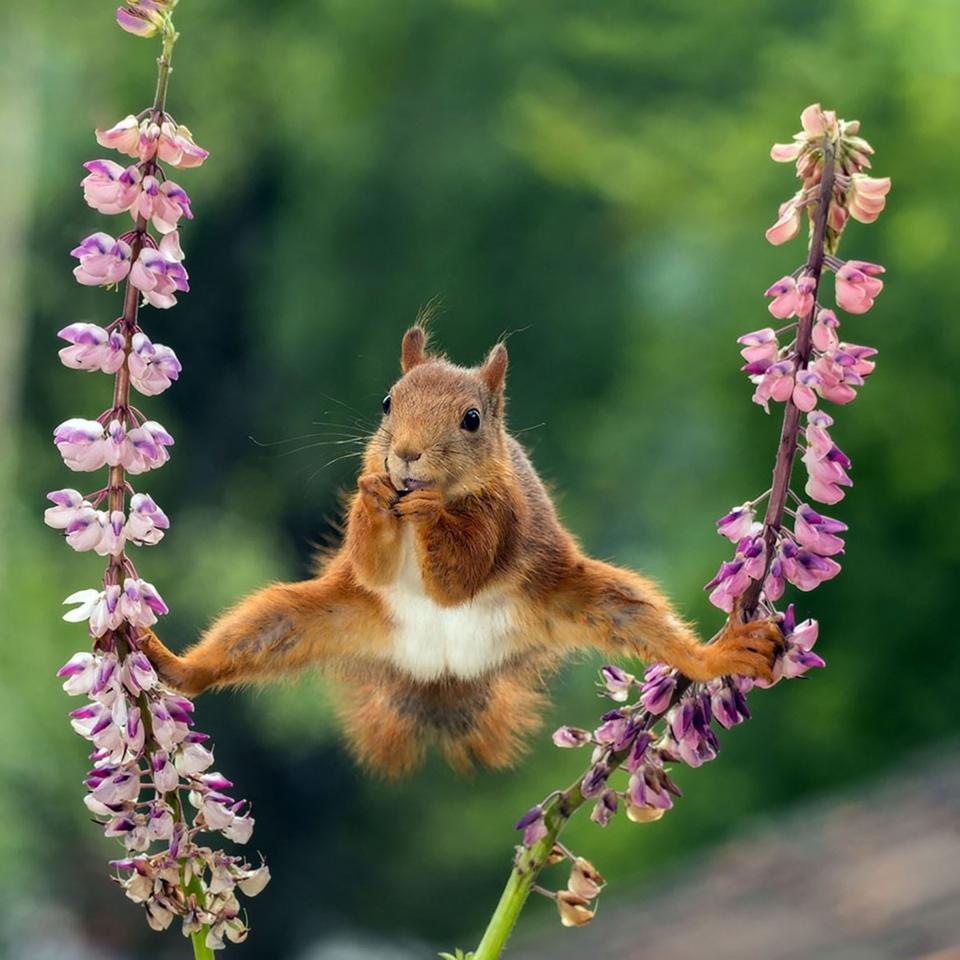
%> input picture motion_blur_smoohting/squirrel.jpg, 960 x 960 px
$ octave run_all.m   (GNU Octave 9; MATLAB toolbox functions it lacks are replaced by stand-ins)
%> lines starting %> are read from the running program, lines starting %| are printed output that depends on the picture; in (x1, y1, x2, y2) boxes, pixels count from 0 and x2, y2 are one past the last pixel; in counts of white or black regions, pixels touching at a corner belong together; the program's own positions count from 1
### motion_blur_smoohting/motion_blur.m
% Simulate motion blur in the frequency domain
%
% Inputs: img - image to blur
%         a   - horizontal motion
%         b   - vertical motion
%
% Outputs: blur_img - resulting blurred image
%          F        - original image in frequency domain
%          G        - blurred image in frequency domain

function [blur_img, F, G] = motion_blur(img, a, b)
    % Transform image to frequency domain
    N = size(img, 1); M = size(img, 2);
    F = fftshift(fft2(img));

    % Generate motion blur
    [u, v] = meshgrid((-M/2):(M/2)-1, (-N/2):(N/2)-1);
    D = pi * (u*a + v*b);
    idx = (D~=0);
    H = ones(N, M);
    H(idx) = (sin(D(idx))./D(idx)).*exp(-1i*D(idx));

    % Calculate blurred image
    G = F.*H;
    blur_img = real(ifft2(ifftshift(G)));
end

### motion_blur_smoohting/laplacian_filter.m
% Function to restore image with motion blur
%
% Inputs: blur_img - original blurred image
%         size     - size of filter to use: 1 or 2
%         a        - horizontal element of motion blur
%         b        - vertical element of motion blur
%         gamma    - Lagrange multiplier
%
% Outputs: restored_img - image restored from blurring
%
function [restored_img, F] = laplacian_filter(blur_img, filt_size, a, b, gamma)
    if filt_size == 1
        p = [0, -1, 0; ...
            -1, 4, -1; ...
             0, -1, 0];
    elseif filt_size == 2
        p = [-1, -1, -1; ...
             -1,  8, -1; ...
             -1, -1, -1];
    else
        error("No size :(")
    end

    N = size(blur_img, 1); M = size(blur_img, 2);
    G = fftshift(fft2(blur_img));
    P = fft2(ifftshift(p), N, M);
    P = fftshift(P);

    [u, v] = meshgrid((-M/2):(M/2)-1, (-N/2):(N/2)-1);
    D = pi * (u*a + v*b);
    idx = (D~=0);
    H = ones(N, M);
    H(idx) = (sin(D(idx))./D(idx)).*exp(-1i*D(idx));

    L = conj(H) ./ (abs(H).^2 + gamma*(abs(P).^2));

    F = L.*G;

    restored_img = real(ifft2(ifftshift(F)));
end

### motion_blur_smoohting/run_all.m
% Get original and blurred images
img = double(rgb2gray(imread("squirrel.jpg")));
%> img: size 960x960 double; min 0, max 255, mean 96.2

% Lateral Velocities
vertical_motions = {[0, .01], [0, .1], [0, .3]};
for i = 1:numel(vertical_motions)
    motion = vertical_motions{i};
    [g_vert{i}, F{i}, G_vert{i}] = motion_blur(img, motion(1), motion(2));
end
%> after the loop, F = 3 items; G_vert = 3 items; g_vert = 3 items

% Horizontal Velocities
horizontal_motions = {[.01, 0], [.1, 0], [.3, 0]};
for i = 1:numel(horizontal_motions)
    motion = horizontal_motions{i};
    [g_horiz{i}, F{i}, G_horiz{i}] = motion_blur(img, motion(1), motion(2));
end
%> after the loop, G_horiz = 3 items; g_horiz = 3 items

% Combination of Horizontal and Lateral Velocities
combo_motions = {[.01, .01], [.1, .1], [.3, .3]};
for i = 1:numel(combo_motions)
    motion = combo_motions{i};
    [g_combo{i}, F{i}, G_combo{i}] = motion_blur(img, motion(1), motion(2));
end
%> after the loop, G_combo = 3 items; g_combo = 3 items

close all;
% Display original image and blurred image
figure; subplot(1, 2, 1)
imshow(img, []); title("Original Image");
amp_orig = abs(F{1});
subplot(1, 2, 2)
imshow(log(1 + amp_orig), [])
title("Original Image Amplitude Spectrum")

figure;
for i = 1:3
%> this loop made 3 passes; what is shown inside it comes from the first
    subplot(3, 3, i)
    imshow(g_horiz{i}, []);
    title(sprintf("[a,b] = [%.2f, %.2f]", horizontal_motions{i}))

    subplot(3, 3, i+3)
    imshow(g_vert{i}, [])
    title(sprintf("[a,b] = [%.2f, %.2f]", vertical_motions{i}))

    subplot(3, 3, i+6)
    imshow(g_combo{i}, [])
    title(sprintf("[a,b] = [%.2f, %.2f]", combo_motions{i}))
end

amp_blur_combo = cellfun(@(x) abs(x), G_combo, "UniformOutput",false);
%> amp_blur_combo = 3 items
amp_blur_horiz = cellfun(@(x) abs(x), G_horiz, "UniformOutput",false);
%> amp_blur_horiz = 3 items
amp_blur_vert = cellfun(@(x) abs(x), G_vert, "UniformOutput",false);

figure;
for i = 1:3
%> this loop made 3 passes; what is shown inside it comes from the first
    subplot(3, 3, i)
    imshow(log(1 + amp_blur_horiz{i}), []);
    title(sprintf("Amplitude [a,b] = [%.2f, %.2f]", horizontal_motions{i}))

    subplot(3, 3, i+3)
    imshow(log(1 + amp_blur_vert{i}), [])
    title(sprintf("Amplitude [a,b] = [%.2f, %.2f]", vertical_motions{i}))

    subplot(3, 3, i+6)
    imshow(log(1 + amp_blur_combo{i}), [])
    title(sprintf("Amplitude [a,b] = [%.2f, %.2f]", combo_motions{i}))
end
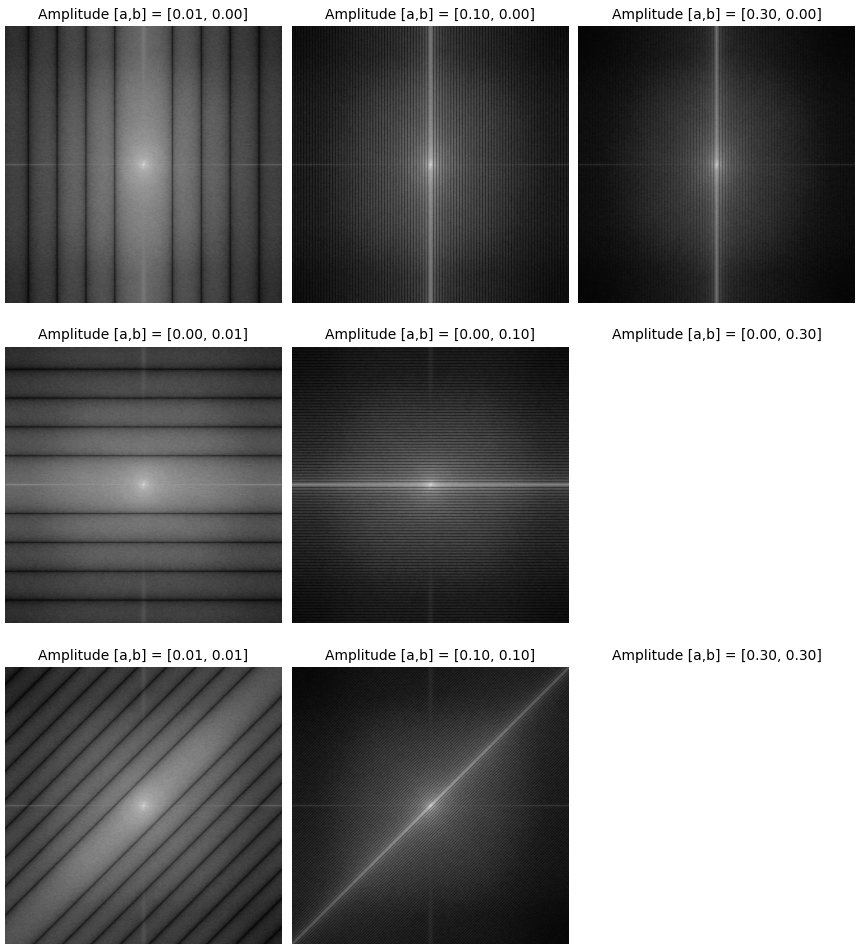
%> figure redrawn from the program's plot data, 9 panels

% Restore original Image with laplacian filter
gamma = 0.00001;
for i = 1:3
    motion = horizontal_motions{i};
    a = motion(1); b = motion(2);
    [rest_img1_horiz{i}, F1_horiz{i}] = laplacian_filter(g_horiz{i}, 1, a, b, gamma);

    motion = vertical_motions{i};
    a = motion(1); b = motion(2);
    [rest_img1_vert{i}, F1_vert{i}] = laplacian_filter(g_vert{i}, 1, a, b, gamma);

    motion = combo_motions{i};
    a = motion(1); b = motion(2);
    [rest_img1_combo{i}, F1_combo{i}] = laplacian_filter(g_combo{i}, 1, a, b, gamma);
end
%> this loop made 3 passes
%> pass 1, in laplacian_filter, `idx = (D~=0);`:
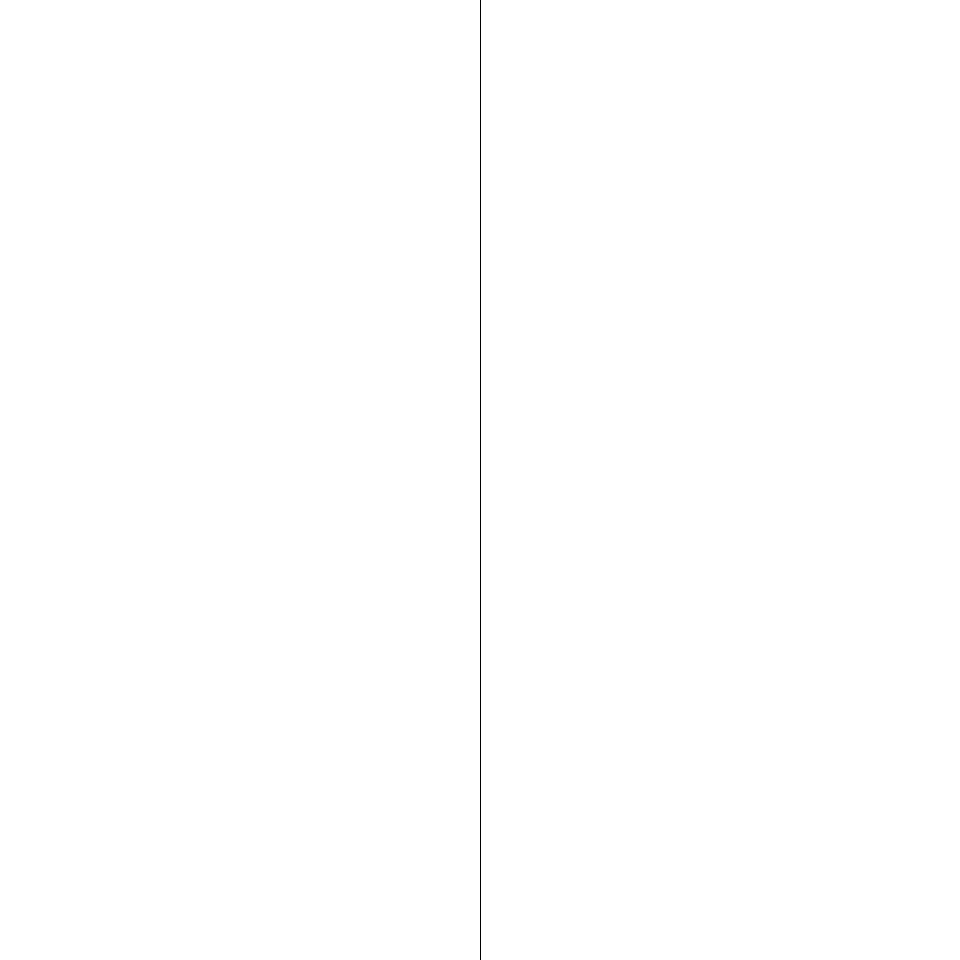
%> idx: size 960x960 logical; 99.9% white; black in thin lines or dots, all inside (x1, y1, x2, y2) = (480, 0, 481, 960)

figure;
for i = 1:3
%> this loop made 3 passes; what is shown inside it comes from the first
    subplot(3, 3, i)
    imshow(rest_img1_horiz{i}, []);
    title(sprintf("Restored 1 [a,b] = [%.2f, %.2f]", horizontal_motions{i}))

    subplot(3, 3, i+3)
    imshow(rest_img1_vert{i}, [])
    title(sprintf("Restored 1 [a,b] = [%.2f, %.2f]", vertical_motions{i}))

    subplot(3, 3, i+6)
    imshow(rest_img1_combo{i}, [])
    title(sprintf("Restored 1 [a,b] = [%.2f, %.2f]", combo_motions{i}))
end
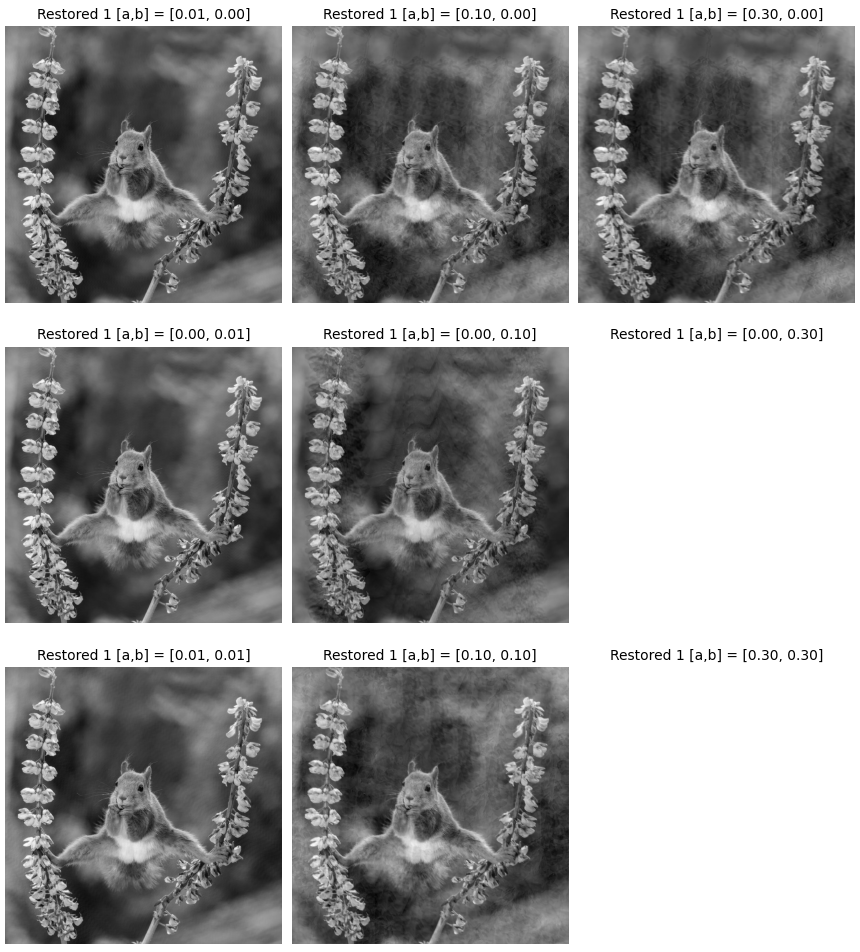
%> figure redrawn from the program's plot data, 9 panels

amp_blur_combo_1 = cellfun(@(x) abs(x), F1_combo, "UniformOutput",false);
%> amp_blur_combo_1 = 3 items
amp_blur_horiz_1 = cellfun(@(x) abs(x), F1_horiz, "UniformOutput",false);
%> amp_blur_horiz_1 = 3 items
amp_blur_vert_1 = cellfun(@(x) abs(x), F1_vert, "UniformOutput",false);

figure;
for i = 1:3
%> this loop made 3 passes; what is shown inside it comes from the first
    subplot(3, 3, i)
    imshow(log(1 + amp_blur_horiz_1{i}), []);
    title(sprintf("Amplitude [a,b] = [%.2f, %.2f]", horizontal_motions{i}))

    subplot(3, 3, i+3)
    imshow(log(1 + amp_blur_vert_1{i}), [])
    title(sprintf("Amplitude [a,b] = [%.2f, %.2f]", vertical_motions{i}))

    subplot(3, 3, i+6)
    imshow(log(1 + amp_blur_combo_1{i}), [])
    title(sprintf("Amplitude [a,b] = [%.2f, %.2f]", combo_motions{i}))
end

% Restore original image with second filter
for i = 1:3
    motion = horizontal_motions{i};
    a = motion(1); b = motion(2);
    [rest_img2_horiz{i}, F2_horiz{i}] = laplacian_filter(g_horiz{i}, 2, a, b, gamma);

    motion = vertical_motions{i};
    a = motion(1); b = motion(2);
    [rest_img2_vert{i}, F2_vert{i}] = laplacian_filter(g_vert{i}, 2, a, b, gamma);

    motion = combo_motions{i};
    a = motion(1); b = motion(2);
    [rest_img2_combo{i}, F2_combo{i}] = laplacian_filter(g_combo{i}, 2, a, b, gamma);
end
%> this loop made 3 passes
%> pass 1, in laplacian_filter (call 11), `D = pi * (u*a + v*b);`:
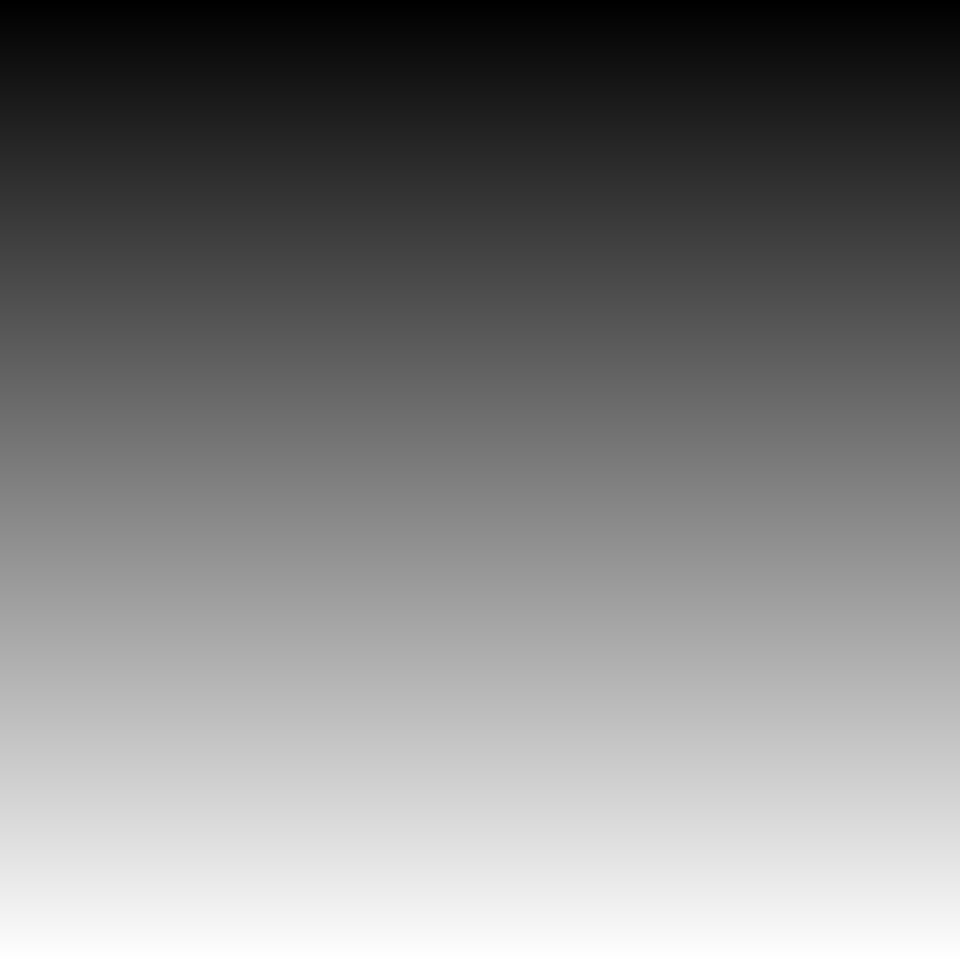
%> D: size 960x960 double; min -15.08, max 15.05, mean -0.0157; mean of the top-left, top-right, bottom-left and bottom-right quarters -7.56, -7.56, 7.52, 7.52; drawn with min black and max white

figure;
for i = 1:3
%> this loop made 3 passes; what is shown inside it comes from the first
    subplot(3, 3, i)
    imshow(rest_img2_horiz{i}, []);
    title(sprintf("Restored 2 [a,b] = [%.2f, %.2f]", horizontal_motions{i}))

    subplot(3, 3, i+3)
    imshow(rest_img2_vert{i}, [])
    title(sprintf("Restored 2 [a,b] = [%.2f, %.2f]", vertical_motions{i}))

    subplot(3, 3, i+6)
    imshow(rest_img2_combo{i}, [])
    title(sprintf("Restored 2 [a,b] = [%.2f, %.2f]", combo_motions{i}))
end

amp_blur_combo_2 = cellfun(@(x) abs(x), F2_combo, "UniformOutput",false);
%> amp_blur_combo_2 = 3 items
amp_blur_horiz_2 = cellfun(@(x) abs(x), F2_horiz, "UniformOutput",false);
%> amp_blur_horiz_2 = 3 items
amp_blur_vert_2 = cellfun(@(x) abs(x), F2_vert, "UniformOutput",false);

figure;
for i = 1:3
%> this loop made 3 passes; what is shown inside it comes from the first
    subplot(3, 3, i)
    imshow(log(1 + amp_blur_horiz_2{i}), []);
    title(sprintf("Amplitude [a,b] = [%.2f, %.2f]", horizontal_motions{i}))

    subplot(3, 3, i+3)
    imshow(log(1 + amp_blur_vert_2{i}), [])
    title(sprintf("Amplitude [a,b] = [%.2f, %.2f]", vertical_motions{i}))

    subplot(3, 3, i+6)
    imshow(log(1 + amp_blur_combo_2{i}), [])
    title(sprintf("Amplitude [a,b] = [%.2f, %.2f]", combo_motions{i}))
end
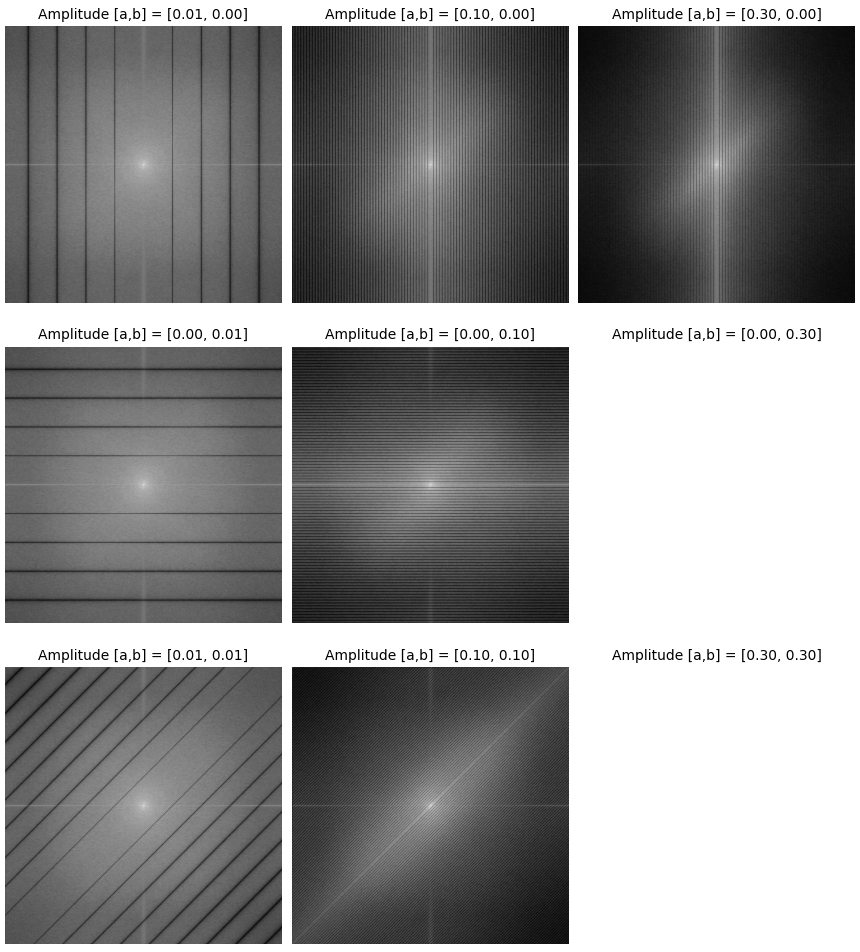
%> figure redrawn from the program's plot data, 9 panels
